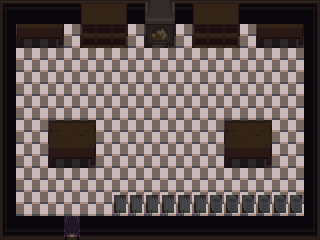

The image is a tile-based game level rendered from a .tmx file. Its description and complete source (layers, tilesets, objects, tile grids) follow:
An orthogonal 20x10 tile map with 16x24 px tiles, 3 tile layers (Tile Layer 1, Tile Layer 2, collision), 2 tilesets and 1 object (teleport).

<map version="1.8" tiledversion="1.8.2" orientation="orthogonal" renderorder="right-down" width="20" height="10" tilewidth="16" tileheight="24" infinite="0" nextlayerid="5" nextobjectid="7">
 <tileset firstgid="1" source="house_int.tsx" />
 <tileset firstgid="1001" source="collisions.tsx" />
 <layer id="1" name="Tile Layer 1" width="20" height="10">
  <data encoding="csv">
2,3,3,3,3,3,3,3,3,3,3,3,3,3,3,3,3,3,3,4,
42,1,1,1,1,1,1,1,1,1,1,1,1,1,1,1,1,1,1,44,
42,1,1,1,1,1,1,1,1,1,1,1,1,1,1,1,1,1,1,44,
42,1,1,1,1,1,1,1,1,1,1,1,1,1,1,1,1,1,1,44,
42,1,1,1,1,1,1,1,1,1,1,1,1,1,1,1,1,1,1,44,
42,1,1,1,1,1,1,1,1,1,1,1,1,1,1,1,1,1,1,44,
42,1,1,1,1,1,1,1,1,1,1,1,1,1,1,1,1,1,1,44,
42,1,1,1,1,1,1,1,1,1,1,1,1,1,1,1,1,1,1,44,
42,1,1,1,1,1,1,1,1,1,1,1,1,1,1,1,1,1,1,44,
82,83,83,83,83,83,83,83,83,83,83,83,83,83,83,83,83,83,83,84
</data>
 </layer>
 <layer id="2" name="Tile Layer 2" width="20" height="10">
  <data encoding="csv">
0,0,0,0,0,481,482,483,0,453,454,0,481,482,483,0,0,0,0,0,
0,131,132,133,0,521,522,523,0,491,492,0,521,522,523,0,131,132,133,0,
0,0,0,0,0,0,0,0,0,0,0,0,0,0,0,0,0,0,0,0,
0,0,0,0,0,0,0,0,0,0,0,0,0,0,0,0,0,0,0,0,
0,0,0,0,0,0,0,0,0,0,0,0,0,0,0,0,0,0,0,0,
0,0,0,51,52,53,0,0,0,0,0,0,0,0,51,52,53,0,0,0,
0,0,0,131,132,133,0,0,0,0,0,0,0,0,131,132,133,0,0,0,
0,0,0,0,0,0,0,0,0,0,0,0,0,0,0,0,0,0,0,0,
0,0,0,0,0,0,0,370,370,370,370,370,370,329,329,329,329,329,329,0,
0,0,0,0,86,0,0,0,0,0,0,0,0,0,0,0,0,0,0,0
</data>
 </layer>
 <layer id="3" name="collision" width="20" height="10" opacity="0.7">
  <data encoding="csv">
1016,1016,1016,1016,1016,1016,1016,1016,1016,1016,1016,1016,1016,1016,1016,1016,1016,1016,1016,1016,
1016,1016,1016,1016,0,1016,1016,1016,0,1016,1016,0,1016,1016,1016,0,1016,1016,1016,1016,
1016,0,0,0,0,0,0,0,0,0,0,0,0,0,0,0,0,0,0,1016,
1016,0,0,0,0,0,0,0,0,0,0,0,0,0,0,0,0,0,0,1016,
1016,0,0,0,0,0,0,0,0,0,0,0,0,0,0,0,0,0,0,1016,
1016,0,0,1016,1016,1016,0,0,0,0,0,0,0,0,1016,1016,1016,0,0,1016,
1016,0,0,1016,1016,1016,0,0,0,0,0,0,0,0,1016,1016,1016,0,0,1016,
1016,0,0,0,0,0,0,0,0,0,0,0,0,0,0,0,0,0,0,1016,
1016,0,0,0,0,0,0,1002,1002,1002,1002,1002,1002,1002,1002,1002,1002,1002,1002,1016,
1016,1016,1016,1016,1041,1016,1016,1016,1016,1016,1016,1016,1016,1016,1016,1016,1016,1016,1016,1016
</data>
 </layer>
 <objectgroup id="4" name="objects">
  <object id="5" type="teleport" gid="1041" x="64" y="240" width="16" height="24">
   <properties>
    <property name="teleport" value="throneRoom,16,2" />
   </properties>
  </object>
 </objectgroup>
</map>
